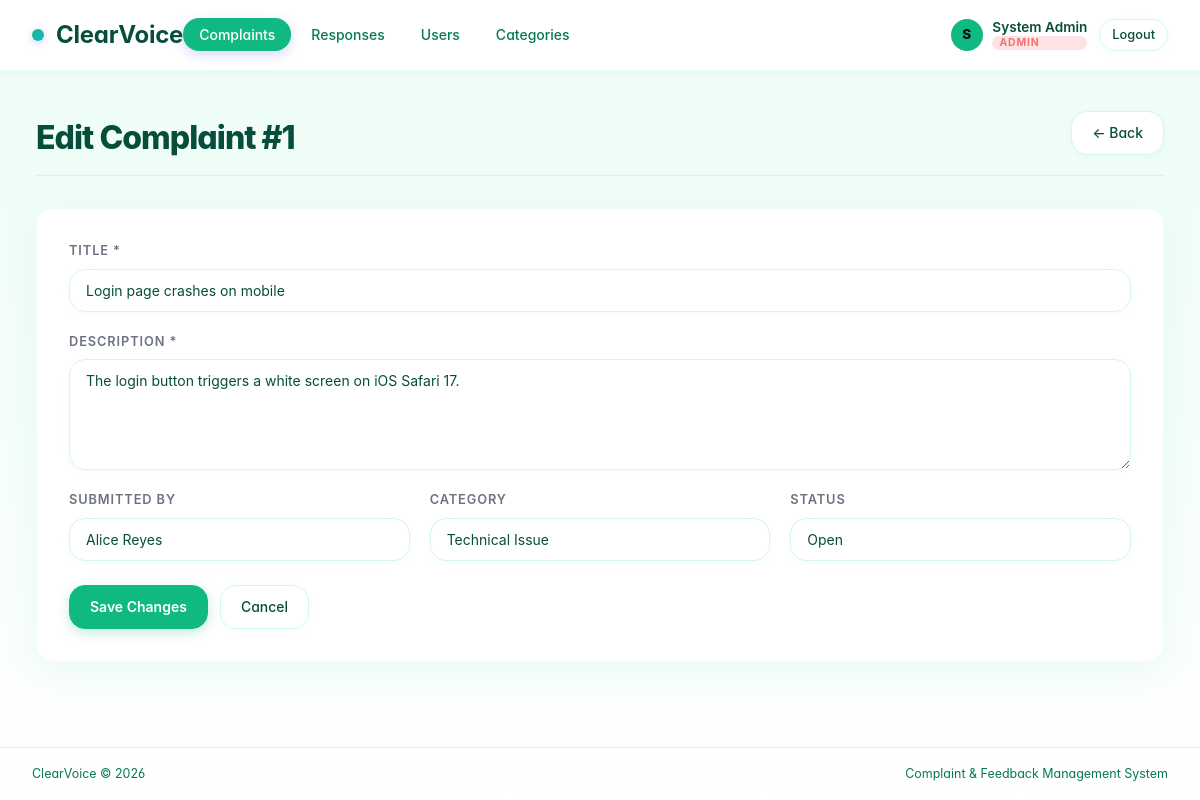
Page /pages/complaints/edit.php?id=1 (signed in) on the committed database.
### tables this page shows
CREATE TABLE IF NOT EXISTS complaints (
    id          INT UNSIGNED AUTO_INCREMENT PRIMARY KEY,
    user_id     INT UNSIGNED  NOT NULL,
    category_id INT UNSIGNED  NOT NULL,
    title       VARCHAR(200)  NOT NULL,
    description TEXT          NOT NULL,
    status      ENUM('open','in_review','resolved','closed') NOT NULL DEFAULT 'open',
    created_at  DATETIME NOT NULL DEFAULT CURRENT_TIMESTAMP,
    updated_at  DATETIME NOT NULL DEFAULT CURRENT_TIMESTAMP ON UPDATE CURRENT_TIMESTAMP,
    CONSTRAINT fk_complaint_user     FOREIGN KEY (user_id)     REFERENCES users(id)      ON DELETE CASCADE,
    CONSTRAINT fk_complaint_category FOREIGN KEY (category_id) REFERENCES categories(id) ON DELETE RESTRICT
);

CREATE TABLE IF NOT EXISTS users (
    id          INT UNSIGNED AUTO_INCREMENT PRIMARY KEY,
    name        VARCHAR(100)  NOT NULL,
    email       VARCHAR(150)  NOT NULL UNIQUE,
    password    VARCHAR(255)  NOT NULL,
    role        ENUM('admin','staff','public') NOT NULL DEFAULT 'public',
    created_at  DATETIME NOT NULL DEFAULT CURRENT_TIMESTAMP,
    updated_at  DATETIME NOT NULL DEFAULT CURRENT_TIMESTAMP ON UPDATE CURRENT_TIMESTAMP
);

CREATE TABLE IF NOT EXISTS categories (
    id          INT UNSIGNED AUTO_INCREMENT PRIMARY KEY,
    name        VARCHAR(80)   NOT NULL UNIQUE,
    description VARCHAR(255)  NOT NULL DEFAULT '',
    color       VARCHAR(7)    NOT NULL DEFAULT '#6366f1',
    created_at  DATETIME NOT NULL DEFAULT CURRENT_TIMESTAMP,
    updated_at  DATETIME NOT NULL DEFAULT CURRENT_TIMESTAMP ON UPDATE CURRENT_TIMESTAMP
);

### includes/helpers.php (called while the page is built, shortened)
<?php
function e(string $value): string
{
    return htmlspecialchars($value, ENT_QUOTES | ENT_SUBSTITUTE, 'UTF-8');
}
function statusLabel(string $status): string
{
    return match ($status) {
        'open'      => 'Open',
        'in_review' => 'In Review',
        'resolved'  => 'Resolved',
        'closed'    => 'Closed',
        default     => ucfirst($status),
    };
}

### includes/auth.php (called while the page is built, shortened)
<?php
function currentUser(): ?array
{
    return $_SESSION['auth_user'] ?? null;
}

### pages/complaints/edit.php (the view, shortened to what this page needs)
<?php
require_once __DIR__ . '/../../includes/auth.php';
require_once __DIR__ . '/../../includes/header.php';
$db        = getDB();
$authUser  = currentUser();
$id        = (int)($_GET['id'] ?? $_POST['id'] ?? 0);
$stmt = $db->prepare('SELECT * FROM complaints WHERE id = :id');
$stmt->execute([':id' => $id]);
$complaint = $stmt->fetch();
$old       = $complaint;
$users      = $db->query('SELECT id, name FROM users ORDER BY name')->fetchAll();
$categories = $db->query('SELECT id, name FROM categories ORDER BY name')->fetchAll();
$statuses   = ['open', 'in_review', 'resolved', 'closed'];
?>
<div class="page-header">
    <div><h1>Edit Complaint #<?= $id ?></h1></div>
    <a href="view.php?id=<?= $id ?>" class="btn btn-secondary">← Back</a>
</div>
<div class="card fade-in">
    <form method="post">
        <div class="form-grid">
            <div class="field full">
                <label for="title">Title *</label>
                <input type="text" id="title" name="title" value="<?= e($old['title']) ?>">
            </div>
            <div class="field full">
                <label for="description">Description *</label>
                <textarea id="description" name="description" rows="5"><?= e($old['description']) ?></textarea>
            </div>
            <?php if ($authUser['role'] === 'admin'): ?>
            <div class="field">
                <label for="user_id">Submitted By</label>
                <select id="user_id" name="user_id">
                    <?php foreach ($users as $u): ?>
                        <option value="<?= $u['id'] ?>" <?= (int)$old['user_id'] === (int)$u['id'] ? 'selected' : '' ?>>
                            <?= e($u['name']) ?>
                        </option>
                    <?php endforeach; ?>
                </select>
            </div>
            <div class="field">
                <label for="category_id">Category</label>
                <select id="category_id" name="category_id">
                    <?php foreach ($categories as $cat): ?>
                        <option value="<?= $cat['id'] ?>" <?= (int)$old['category_id'] === (int)$cat['id'] ? 'selected' : '' ?>>
                            <?= e($cat['name']) ?>
                        </option>
                    <?php endforeach; ?>
                </select>
            </div>
            <?php endif; ?>
            <div class="field">
                <label for="status">Status</label>
                <select id="status" name="status">
                    <?php foreach ($statuses as $s): ?>
                        <option value="<?= $s ?>" <?= $old['status'] === $s ? 'selected' : '' ?>><?= statusLabel($s) ?></option>
                    <?php endforeach; ?>
                </select>
            </div>
        </div>
        <div class="form-actions">
            <button type="submit" class="btn btn-primary">Save Changes</button>
            <a href="view.php?id=<?= $id ?>" class="btn btn-secondary">Cancel</a>
        </div>
    </form>
</div>
<?php require_once __DIR__ . '/../../includes/footer.php'; ?>

### assets/css/style.css (style rules this page uses)
:root { --bg: #ffffff; --bg-card: #ffffff; --bg-hover: #f0fdfa; --bg-gradient: linear-gradient(135deg, #10b981 0%, #14b8a6 50%, #06b6d4 100%); --border: #d1fae5; --border-light:#ecfdf5; --accent: #10b981; --accent-dim: #059669; --accent-light: #34d399; --text: #064e3b; --text-muted: #047857; --text-subtle: #6b7280; --danger: #dc2626; --success: #059669; --info: #0891b2; --warning: #d97706; --radius: 8px; --radius-lg: 16px; --radius-xl: 24px; --font-head: 'Inter', 'Syne', sans-serif; --font-body: 'Inter', 'DM Sans', sans-serif; --shadow: 0 10px 40px rgba(16,185,129,.08); --shadow-sm: 0 2px 8px rgba(16,185,129,.04); --shadow-lg: 0 20px 60px rgba(16,185,129,.12); }
*, *::before, *::after { box-sizing: border-box; margin: 0; padding: 0; }
html { scroll-behavior: smooth; }
body { background: linear-gradient(to bottom, #ecfdf5, #ffffff); color: var(--text); font-family: var(--font-body); font-size: 14px; line-height: 1.6; min-height: 100vh; display: flex; flex-direction: column; font-feature-settings: "cv02", "cv03", "cv04", "cv11"; }
a { color: var(--accent); text-decoration: none; }
.page-header { display: flex; align-items: flex-end; justify-content: space-between; margin-bottom: 2rem; padding-bottom: 1.25rem; border-bottom: 1px solid var(--border); gap: 1rem; flex-wrap: wrap; }
.page-header h1 { font-family: var(--font-head); font-size: 2rem; font-weight: 800; letter-spacing: -.03em; line-height: 1.1; color: var(--text); }
.card { background: var(--bg-card); border: 1px solid var(--border-light); border-radius: var(--radius-lg); padding: 2rem; box-shadow: var(--shadow); transition: transform .2s ease, box-shadow .2s ease; position: relative; overflow: hidden; }
.card::before { content: ''; position: absolute; top: 0; left: 0; right: 0; height: 3px; background: var(--bg-gradient); opacity: 0; transition: opacity .2s ease; }
.btn { display: inline-flex; align-items: center; gap: .5rem; padding: .6rem 1.25rem; border-radius: var(--radius-lg); font-family: var(--font-body); font-size: .875rem; font-weight: 500; cursor: pointer; border: 1px solid transparent; transition: all .2s cubic-bezier(0.4, 0, 0.2, 1); text-decoration: none !important; white-space: nowrap; position: relative; overflow: hidden; }
.btn::before { content: ''; position: absolute; top: 50%; left: 50%; width: 0; height: 0; border-radius: 50%; background: rgba(255,255,255,.2); transform: translate(-50%, -50%); transition: width .3s, height .3s; }
.btn-primary { background: var(--accent); color: white; border-color: var(--accent); font-weight: 600; box-shadow: 0 4px 12px rgba(16,185,129,.25); }
.btn-secondary { background: var(--bg-card); color: var(--text); border-color: var(--border); box-shadow: var(--shadow-sm); }
.form-grid { display: grid; grid-template-columns: repeat(auto-fit, minmax(280px, 1fr)); gap: 1.25rem; }
.field { display: flex; flex-direction: column; gap: .45rem; }
.field.full { grid-column: 1 / -1; }
label { font-size: .8rem; font-weight: 600; color: var(--text-subtle); text-transform: uppercase; letter-spacing: .07em; }
input[type="text"], input[type="email"], input[type="color"], input[type="password"], select, textarea { background: var(--bg-card); border: 1px solid var(--border); border-radius: var(--radius-lg); color: var(--text); font-family: var(--font-body); font-size: .875rem; padding: .75rem 1rem; width: 100%; transition: all .2s cubic-bezier(0.4, 0, 0.2, 1); appearance: none; box-shadow: var(--shadow-sm); }
input::placeholder, textarea::placeholder { color: var(--text-subtle); }
textarea { resize: vertical; min-height: 100px; }
.form-actions { display: flex; gap: .75rem; margin-top: 1.5rem; flex-wrap: wrap; }
.fade-in { animation: fadeIn .35s ease both; }

### rows in the picture
complaints: title "Login page crashes on mobile", description "The login button triggers a white screen on iOS Safari 17.", user_id "Alice Reyes", category_id "Technical Issue"

### other values in the picture
substr($currentUser['name'], 0, 1) "S"
$currentUser['name'] "System Admin"
$currentUser['role'] "ADMIN"
$id "1"
form field status "Open"
